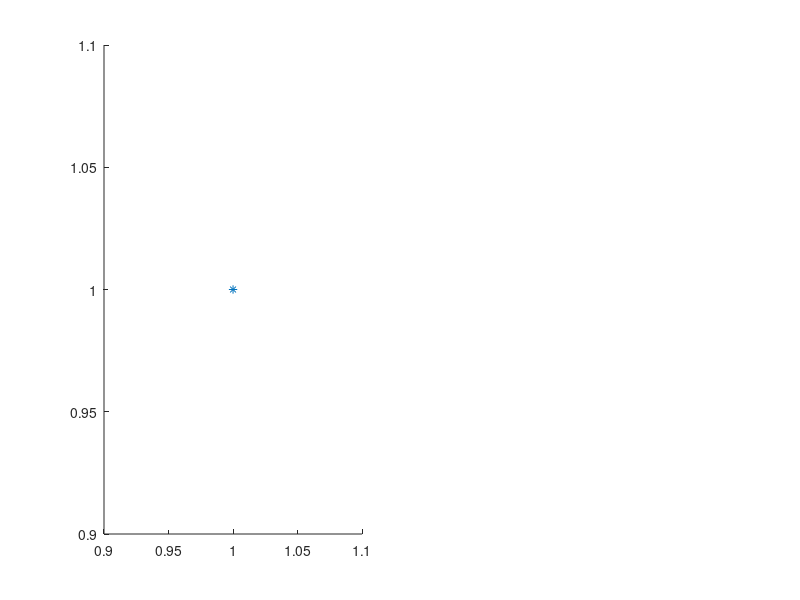

Recreate this plot in MATLAB. (Note: this script raises an error after producing the figure.)
% clear

% load('parSenCod_PA_50BOF.mat')
% load('paralleltestPA.mat')
% load('paralleltestPA_WS.mat')
% load('parSenCod_PA.mat')
% load('paralleltestPA_CZ.mat')
% load('parSenCod_HT.mat')
% load('parSenCod_Pt.mat')
% load('parSenCod_PA_WS2.mat')
% load('paralleltestPt_WS.mat')
% load('paralleltestPA_complete.mat')
load('paralleltestYl.mat')

% model=model_an;
Met2=Met;
model=model_an;

% Lipids
TAG_mets = strmatch('tag',Met);
DAG_mets = strmatch('dgdg',Met);
MAG_mets = strmatch('mgdg',Met);
Pe_mets = strmatch('pe',Met);
Pg_mets = strmatch('pg',Met);
As_mets = strmatch('asqd',Met);
Dgts_mets = strmatch('dgts',Met);
Dgdg_mets = strmatch('dgdg',Met);
    Lip_mets = sort([TAG_mets;DAG_mets;MAG_mets;Pe_mets;Pg_mets;As_mets;Dgts_mets]);

for i=1:length(TAG_mets)
    Met2(TAG_mets(i))={['tag',num2str(i)]};
end
for i=1:length(DAG_mets)
    Met2(DAG_mets(i))={['dag',num2str(i)]};
end
for i=1:length(MAG_mets)
    Met2(MAG_mets(i))={['mag',num2str(i)]};
end
for i=1:length(Dgts_mets)
    Met2(Dgts_mets(i))={['dgts',num2str(i)]};
end
for i=1:length(Dgdg_mets)
    Met2(Dgdg_mets(i))={['dgdg',num2str(i)]};
end
for i=1:length(As_mets)
    Met2(As_mets(i))={['asqd',num2str(i)]};
end
for i=1:length(Pg_mets)
    Met2(Pg_mets(i))={['pg',num2str(i)]};
end
for i=1:length(Pe_mets)
    Met2(Pe_mets(i))={['pe',num2str(i)]};
end
    
% AA
AA_mets1 = strfind(Met,'__L');
AA_mets2 = strfind(Met,'gly_c');

j = 1;
for i = 1:length(AA_mets1)
   if AA_mets2{i} == 1
       AA_mets(j,1) = i;
       j = j+1;
   end
   if AA_mets1{i} == 4
       AA_mets(j,1) = i;
       j = j+1;
   end
end
for i = 1:length(AA_mets)
   Met2(AA_mets(i)) = strtok(Met(AA_mets(i)),'_');    
end
AA_mets(strmatch('gal__L_c',Met(AA_mets))) = [];

% CB
CB_mets1 = strfind(model.metNames(Met_ID),'ose');
notCB_mets1 = strfind(model.metNames(Met_ID),'serine');
j = 1;
for i = 1:length(CB_mets1)
   if CB_mets1{i} ~= 0
       if notCB_mets1{i} ~= 0
       else
           CB_mets(j,1) = i;
           j = j+1;
       end
   end
end
CB_mets(end) = []; % starch

% Nuc
Nuc_mets1 = strfind(Met,'tp');
j = 1;
for i = 1:length(Nuc_mets1)
   if Nuc_mets1{i} ~= 0
       Nuc_mets(j,1) = i;
       j = j+1;
   end
end
Nuc_mets(1) = []; % ATP

%% By groups
group = 1:length(Met);
% group = AA_mets; groupname = 'AA';
% group = TAG_mets; groupname = 'TAG';
% group = DAG_mets; groupname = 'DAG';
% group = MAG_mets; groupname = 'MAG';
% group = Pe_mets; groupname = 'Pe';
% group = Pg_mets; groupname = 'Pg';
% group = As_mets; groupname = 'As';
% group = Dgts_mets; groupname = 'Dgts';
% group = Dgdg_mets; groupname = 'Dgdg';
% group = CB_mets; groupname = 'CB';


for i = 1:length(group)
    k = group(i);
    co2_uptake{k} = abs(co2_uptake{k});
    parMetCoeff{k} = abs(parMetCoeff{k});
    for j=1:it1 % For all BOFs
        growth_mean(i,j) = (max(growth{k}(:,j))+min(growth{k}(:,j)))/2; % Mean value of all points of 1 BOF
        growth_change(i,j)= max(growth{k}(:,j))-min(growth{k}(:,j)); % Change within 1 BOF
        parCoeff_change(i,j) = max(parMetCoeff{k}(:,j))-min(parMetCoeff{k}(:,j)); % Change within 1 BOF
        co2_change(i,j) = max(co2_uptake{k}(:,j))-min(co2_uptake{k}(:,j)); % Change within 1 BOF
        [poly] = polyfit(parMetCoeff{k}(:,j),co2_uptake{k}(:,j),1); 
    end
    
    min_change = min(growth_change(i,:));
    max_change = max(growth_change(i,:));
    
    N_temp = find(growth_change(i,:)==max_change);
    N(i) = N_temp(1);
    
    N2_temp = find(growth_change(i,:)==min_change);
    N2(i) = N2_temp(1);
    
    growth_sens_max(i) = growth_change(i,N(i))/parCoeff_change(i,N(i));
%     plot(N(i),growth_sens_max(i),'^','Color',colormat(i,:),'MarkerFaceColor',colormat(i,:))
    
    
    growth_sens_min(i) = growth_change(i,N2(i))/parCoeff_change(i,N2(i));
%     plot(N2(i),growth_sens_min(i),'s','Color',colormat(i,:),'MarkerFaceColor',colormat(i,:))
end

%%
growth_sens = mean([growth_sens_min;growth_sens_max]);

AAsens = mean(growth_sens(AA_mets));
    AAsens_dev = std(growth_sens(AA_mets));
TAGsens = mean(growth_sens(TAG_mets));
    TAGsens_dev = std(growth_sens(TAG_mets));
DAGsens = mean(growth_sens(DAG_mets));
    DAGsens_dev = std(growth_sens(DAG_mets));
MAGsens = mean(growth_sens(MAG_mets));
    MAGsens_dev = std(growth_sens(MAG_mets));
Pesens = mean(growth_sens(Pe_mets));
    Pesens_dev = std(growth_sens(Pe_mets));
Pgsens = mean(growth_sens(Pg_mets));
    Pgsens_dev = std(growth_sens(Pg_mets));
Assens = mean(growth_sens(As_mets));
    Assens_dev = std(growth_sens(As_mets));
Dgtssens = mean(growth_sens(Dgts_mets));
    Dgtssens_dev = std(growth_sens(Dgts_mets));
Dgdgsens = mean(growth_sens(Dgdg_mets));
    Dgdgsens_dev = std(growth_sens(Dgdg_mets));
CBsens = mean(growth_sens(CB_mets));
    CBsens_dev = std(growth_sens(CB_mets));
Nucsens =  mean(growth_sens(Nuc_mets));
    Nucsens_dev = std(growth_sens(Nuc_mets));
ATPsens = growth_sens(strmatch('atp_c',Met));
    ATPsens_dev = 0;
    
Sens = [AAsens,TAGsens,DAGsens,MAGsens,Pesens,Pgsens,Assens,Dgtssens,Dgdgsens,CBsens,Nucsens];
Sens_dev = [AAsens_dev,TAGsens_dev,DAGsens_dev,MAGsens_dev,Pesens_dev,Pgsens_dev,Assens_dev,Dgtssens_dev,Dgdgsens_dev,CBsens_dev,Nucsens_dev];

%%
growth_cod = abs(growth_sens_min-growth_sens_max);

AAcod = mean(growth_cod(AA_mets));
    AAcod_dev = std(growth_cod(AA_mets));
TAGcod = mean(growth_cod(TAG_mets));
    TAGcod_dev = std(growth_cod(TAG_mets));
DAGcod = mean(growth_cod(DAG_mets));
    DAGcod_dev = std(growth_cod(DAG_mets));
MAGcod = mean(growth_cod(MAG_mets));
    MAGcod_dev = std(growth_cod(MAG_mets));
Pecod = mean(growth_cod(Pe_mets));
    Pecod_dev = std(growth_cod(Pe_mets));
Pgcod = mean(growth_cod(Pg_mets));
    Pgcod_dev = std(growth_cod(Pg_mets));
Ascod = mean(growth_cod(As_mets));
    Ascod_dev = std(growth_cod(As_mets));
Dgtscod = mean(growth_cod(Dgts_mets));
    Dgtscod_dev = std(growth_cod(Dgts_mets));
Dgdgcod = mean(growth_cod(Dgdg_mets));
    Dgdgcod_dev = std(growth_cod(Dgdg_mets));
CBcod = mean(growth_cod(CB_mets));
    CBcod_dev = std(growth_cod(CB_mets));
Nuccod = mean(growth_cod(Nuc_mets));
    Nuccod_dev = std(growth_cod(Nuc_mets));
ATPcod = growth_cod(strmatch('atp_c',Met));
    ATPcod_dev = 0;
    
Cod = [AAcod,TAGcod,DAGcod,MAGcod,Pecod,Pgcod,Ascod,Dgtscod,Dgdgcod,CBcod,Nuccod];
Cod_dev = [AAcod_dev,TAGcod_dev,DAGcod_dev,MAGcod_dev,Pecod_dev,Pgcod_dev,Ascod_dev,Dgtscod_dev,Dgdgcod_dev,CBcod_dev,Nuccod_dev];

%%

met_an = {'AA';'TAG';'DAG';'MAG';'PE';'PG';'AS';'DGTS';'DGDG';'CB';'N'};

%% Correlation for A_nutrient

% groupCost = biosyntheticCost(model,Met(group),0.025,'EX_co2(e)'); % PA
% groupCost = biosyntheticCost(model,Met(group),0.057,'EX_co2_e'); % Pt
% groupCost = biosyntheticCost(model,Met(group),0.025,'EX_glc-A(e)'); % HT
% groupCost = biosyntheticCost(model,Met(group),0.19,'EX_glc__D_e'); % Yl
groupCost = [44	40	40	29	28	44	46	55	3	6	4	4	3	5	5	2	6	6	6	6	5	9	5	3	4	11	9	5	5	6	5];


AAcost = mean(groupCost(AA_mets));
    AAcost_dev = std(groupCost(AA_mets));
TAGcost = mean(groupCost(TAG_mets));
    TAGcost_dev = std(groupCost(TAG_mets));
DAGcost = mean(groupCost(DAG_mets));
    DAGcost_dev = std(groupCost(DAG_mets));
MAGcost = mean(groupCost(MAG_mets));
    MAGcost_dev = std(groupCost(MAG_mets));
Pecost = mean(groupCost(Pe_mets));
    Pecost_dev = std(groupCost(Pe_mets));
Pgcost = mean(groupCost(Pg_mets));
    Pgcost_dev = std(groupCost(Pg_mets));
Ascost = mean(groupCost(As_mets));
    Ascost_dev = std(groupCost(As_mets));
Dgtscost = mean(groupCost(Dgts_mets));
    Dgtscost_dev = std(groupCost(Dgts_mets));
Dgdgcost = mean(groupCost(Dgdg_mets));
    Dgdgcost_dev = std(groupCost(Dgdg_mets));
CBcost = mean(groupCost(CB_mets));
    CBcost_dev = std(groupCost(CB_mets));
Nuccost = mean(groupCost(Nuc_mets));
    Nuccost_dev = std(groupCost(Nuc_mets));
ATPcost = groupCost(strmatch('atp_c',Met));
    ATPcost_dev = 0;
    
Cost = [AAcost,TAGcost,DAGcost,MAGcost,Pecost,Pgcost,Ascost,Dgtscost,Dgdgcost,CBcost,Nuccost];
Cost_dev = [AAcost_dev,TAGcost_dev,DAGcost_dev,MAGcost_dev,Pecost_dev,Pgcost_dev,Ascost_dev,Dgtscost_dev,Dgdgcost_dev,CBcost_dev,Nuccost_dev];

figure;
subplot(1,2,1)
hold on
errorbar(Cost,Sens,Sens_dev,Sens_dev,Cost_dev,Cost_dev,'*')
title('Sensitivity')
text(Cost,Sens,met_an,'FontSize',8)
xlabel('A_{CO_2}')
ylabel('\Delta\mu/\Deltap')
% xlim([0 70])
hold off

subplot(1,2,2)
hold on
errorbar(Cost,Cod,Cod_dev,Cod_dev,Cost_dev,Cost_dev,'*')
title('Parameter codependence')
text(Cost+0.5,Cod,met_an,'FontSize',8)
xlabel('A_{CO_2}')
ylabel('\Delta(\Delta\mu/\Deltap)')
x0=10;
y0=10;
width=1000;
height=800;
% xlim([0 70])
hold off
set(gcf,'units','points','position',[x0,y0,width,height])

saveas(gcf,'summaryA','svg')

%% Correlation with conectivity
groupConectivity = calculateConectivity(model,Met(group));

AA_mets(strmatch('ala__L_c',Met(AA_mets))) = [];

met_an = {'AA';'Ala';'TAG';'DAG';'MAG';'PE';'PG';'AS';'DGTS';'DGDG';'CB';'N'};

AAsens = mean(growth_sens(AA_mets));
    AAsens_dev = std(growth_sens(AA_mets));
Alasens = growth_sens(strmatch('ala__L_c',Met));
    Alasens_dev = 0;
AAcod = mean(growth_cod(AA_mets));
    AAcod_dev = std(growth_cod(AA_mets));
Alacod = growth_cod(strmatch('ala__L_c',Met));
    Alacod_dev = 0;

Sens = [AAsens,Alasens,TAGsens,DAGsens,MAGsens,Pesens,Pgsens,Assens,Dgtssens,Dgdgsens,CBsens,Nucsens];
    Sens_dev = [AAsens_dev,Alasens_dev,TAGsens_dev,DAGsens_dev,MAGsens_dev,Pesens_dev,Pgsens_dev,Assens_dev,Dgtssens_dev,Dgdgsens_dev,CBsens_dev,Nucsens_dev];
Cod = [AAcod,Alacod,TAGcod,DAGcod,MAGcod,Pecod,Pgcod,Ascod,Dgtscod,Dgdgcod,CBcod,Nuccod];
    Cod_dev = [AAcod_dev,Alacod_dev,TAGcod_dev,DAGcod_dev,MAGcod_dev,Pecod_dev,Pgcod_dev,Ascod_dev,Dgtscod_dev,Dgdgcod_dev,CBcod_dev,Nuccod_dev];


AAcon = mean(groupConectivity(AA_mets));
    AAcon_dev = std(groupConectivity(AA_mets));
Alacon = groupConectivity(strmatch('ala__L_c',Met));
    Alacon_dev = 0;
TAGcon = mean(groupConectivity(TAG_mets));
    TAGcon_dev = std(groupConectivity(TAG_mets));
DAGcon = mean(groupConectivity(DAG_mets));
    DAGcon_dev = std(groupConectivity(DAG_mets));
MAGcon = mean(groupConectivity(MAG_mets));
    MAGcon_dev = std(groupConectivity(MAG_mets));
Pecon = mean(groupConectivity(Pe_mets));
    Pecon_dev = std(groupConectivity(Pe_mets));
Pgcon = mean(groupConectivity(Pg_mets));
    Pgcon_dev = std(groupConectivity(Pg_mets));
Ascon = mean(groupConectivity(As_mets));
    Ascon_dev = std(groupConectivity(As_mets));
Dgtscon = mean(groupConectivity(Dgts_mets));
    Dgtscon_dev = std(groupConectivity(Dgts_mets));
Dgdgcon = mean(groupConectivity(Dgdg_mets));
    Dgdgcon_dev = std(groupConectivity(Dgdg_mets));
CBcon = mean(groupConectivity(CB_mets));
    CBcon_dev = std(groupConectivity(CB_mets));
Nuccon = mean(groupConectivity(Nuc_mets));
    Nuccon_dev = std(groupConectivity(Nuc_mets));

Con = [AAcon;Alacon;TAGcon;DAGcon;MAGcon;Pecon;Pgcon;Ascon;Dgtscon;Dgdgcon;CBcon;Nuccon]';
    Con_dev = [AAcon_dev,Alacon_dev,TAGcon_dev,DAGcon_dev,MAGcon_dev,Pecon_dev,Pgcon_dev,Ascon_dev,Dgtscon_dev,Dgdgcon_dev,CBcon_dev,Nuccon_dev];

figure;
subplot(1,2,1)
errorbar(Con,Sens,Sens_dev,Sens_dev,Con_dev,Con_dev,'*')
% xlim([0,20])
title('Sensitivity')
text(Con+0.15,Sens+1.5e-4,met_an,'FontSize',8)
xlabel('Conectivity')
ylabel('\Delta\mu/\Deltap')


subplot(1,2,2)
errorbar(Con,Cod,Cod_dev,Cod_dev,Con_dev,Con_dev,'*')
% xlim([0,20])
title('Parameter codependence')
text(Con+0.15,Cod+1.5e-4,met_an,'FontSize',8)
xlabel('Conectivity')
ylabel('\Delta(\Delta\mu/\Deltap)')
x0=10;
y0=10;
width=1000;
height=800;
set(gcf,'units','points','position',[x0,y0,width,height])

saveas(gcf,'summaryConec2','svg')